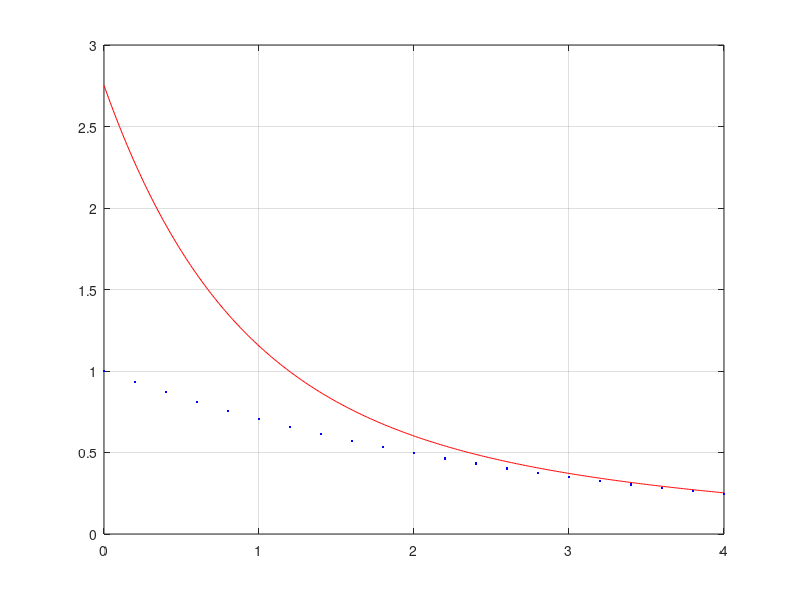

Here is the MATLAB script that generated this plot:
% Konsta Keski-Mattinen 1.4.2021

clear
close all

xfunc = @(i) i/5;
yfunc = @(i) exp(-0.35*xfunc(i));
efunc = @(i, x) exp(-0.1*i*x);

n=15;

%Mc=b
%V'Vc=V'y
x=zeros(21,1);
y=zeros(21,1);
for i=0:1:20
    x(1+i,1)=xfunc(i);
    y(1+i,1)=yfunc(i);
end

M = zeros(21,n);
for i=1:n
   M(:,i)=efunc(i,x)
end

%c=M\y
c=inv(M'*M)*M'*y

% plottaillaan
xplot= (min(x):0.01:max(x))';
yplot = zeros(size(xplot, 1),1);
for i=1:n
    yplot=yplot + c(i)*efunc(i, xplot);
end


figure();

plot(xplot, yplot, 'r'); hold on
plot(x, y, 'b.'); hold on

grid on


% sovitus huononeen palojen lisääntyessä, sillä uuden pisteen painoarvo on
% suurempi kasvaa heitto palojen kanssa suuremmaksi

% numeerisesti hankalaa on myös se että numerot on kymmenkertojia
% toisistaan


